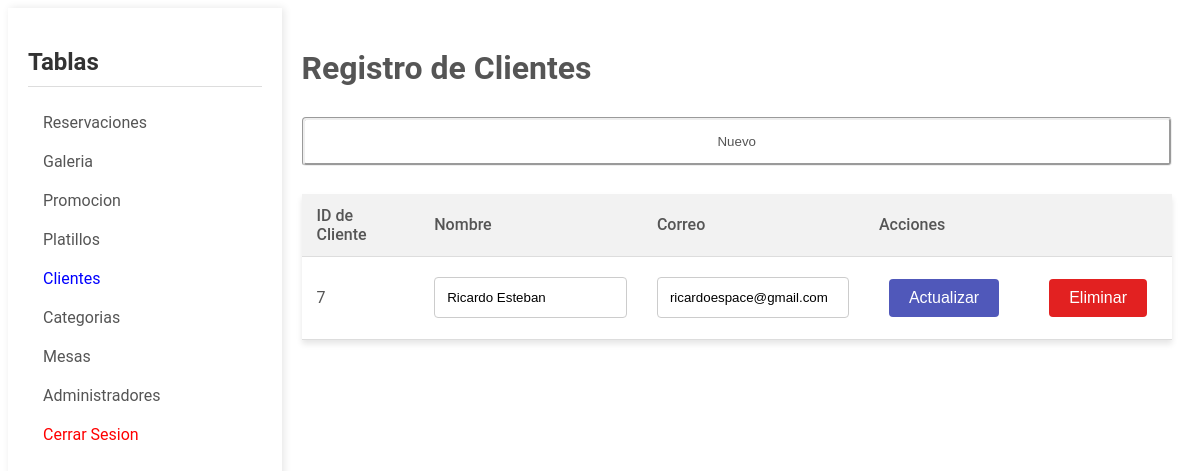
Before: /admCliente.php (signed in) with the older database file.
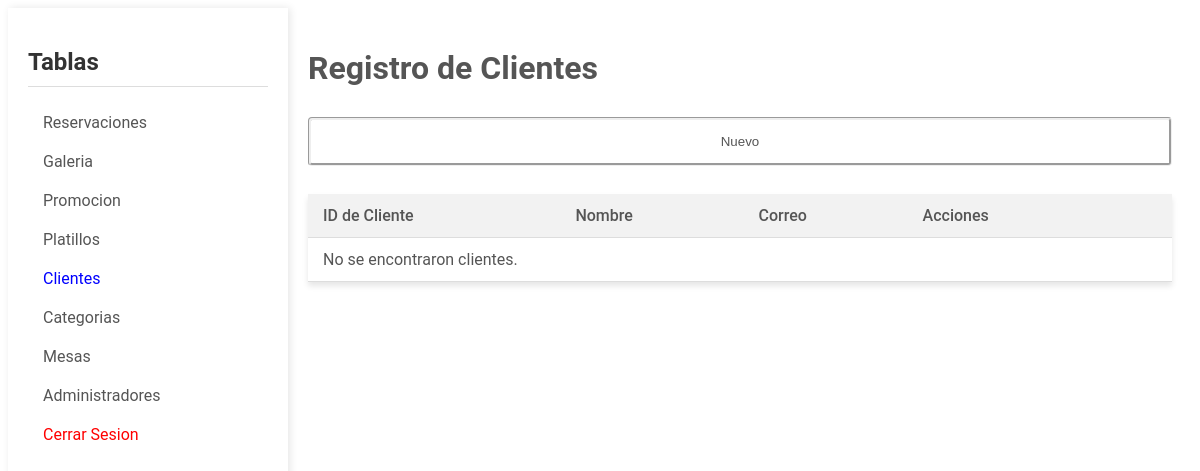
After: the same page with the newer database file.
### tables this page shows
CREATE TABLE `cliente` (
  `idCliente` int(11) NOT NULL,
  `nombre` varchar(100) DEFAULT NULL,
  `correo` varchar(50) DEFAULT NULL
);

### dao/Database.php (called while the page is built, shortened)
<?php
class Database
{
    private static $instance = null;
    private function __construct()
    {
        $dsn = 'mysql:host=localhost;dbname=higal';
        $username = 'esteban';
        $password = '@Database23';
        $options = [
            PDO::ATTR_PERSISTENT => true,
            PDO::ATTR_ERRMODE => PDO::ERRMODE_EXCEPTION
        ];
        try {
            $this->pdo = new PDO($dsn, $username, $password, $options);
        } catch (PDOException $e) {
            echo 'Connection failed: ' . $e->getMessage();
        }
    }
    public static function getInstance()
    {
        if (self::$instance === null) {
            self::$instance = new Database();
        }
        return self::$instance->pdo;
    }
}

### dao/clienteDAO.php (called while the page is built, shortened)
<?php
require_once 'Database.php';
class ClienteDAO
{
    private $pdo;
    public function __construct()
    {
        $this->pdo = Database::getInstance();
    }
    public function obtenerClientes()
    {
        try {
            $sql = "SELECT idCliente, nombre, correo FROM cliente";
            $stmt = $this->pdo->prepare($sql);
            $stmt->execute();
            $datos = $stmt->fetchAll(PDO::FETCH_ASSOC);
            return $datos;
        } catch (PDOException $e) {
            echo "Error: " . $e->getMessage();
            return false;
        }
    }
}

### admCliente.php (the view, shortened to what this page needs)
<?php
include 'dao/clienteDAO.php';
?>
<!DOCTYPE html>
<html lang="es">
<head>
    <link rel="stylesheet" href="assets/css/adminPanel.css">
</head>
<body>
    <div class="container">
        <aside class="sidebar">
            <h2>Tablas</h2>
            <ul>
                <li><a href="admReservacion.php">Reservaciones</a></li>
                <li><a href="admGaleria.php">Galeria</a></li>
                <li><a href="admPromocion.php">Promocion</a></li>
                <li><a href="admPlatillo.php">Platillos</a></li>
                <li><a href="admCliente.php" style="color:blue;">Clientes</a></li>
                <li><a href="admCategoria.php">Categorias</a></li>
                <li><a href="admMesa.php">Mesas</a></li>
                <li><a href="admAdmin.php">Administradores</a></li>
                <li><a href="controller/sesionKiller.php" style="color:#ff0000;">Cerrar Sesion</a></li>
            </ul>
        </aside>
        <main class="content">
            <h1>Registro de Clientes</h1>
            <button onclick="mostrarFormulario()">Nuevo</button>
            <table>
                <thead>
                    <tr>
                        <th>ID de Cliente</th>
                        <th>Nombre</th>
                        <th>Correo</th>
                        <th>Acciones</th>
                        <th></th>
                    </tr>
                </thead>
                <tbody>
                    <?php
                    $clienteDAO = new ClienteDAO();
                    $datos = $clienteDAO->obtenerClientes();
                    if ($datos !== false && count($datos) > 0) {
                        foreach ($datos as $row) {
                            echo "
                        <tr>
                            <form action='controller/clienteLogic.php' method='post'>
                                <td><input type='hidden' name='idCliente' value='" . htmlspecialchars($row["idCliente"]) . "'>
                                    " . htmlspecialchars($row["idCliente"]) . "
                                </td>
                                <td><input type='text' name='nombre' value='" . htmlspecialchars($row["nombre"]) . "'></td>
                                <td><input type='email' name='correo' value='" . htmlspecialchars($row["correo"]) . "'></td>
                                <td>
                                    <input type='hidden' name='action' value='update'>
                                    <input type='submit' style='background-color: #5058ba; margin:10px; color: white; padding: 10px 20px; border: none; border-radius: 4px; cursor: pointer; font-size: 16px;' value='Actualizar'>
                                </td>
                            </form>
                            <td>
                                <form action='controller/clienteLogic.php' method='post'>
                                    <input type='hidden' name='idCliente' value='" . htmlspecialchars($row["idCliente"]) . "'>
                                    <input type='hidden' name='action' value='delete'>
                                    <input type='submit' style='background-color: #e22121; margin:10px; color: white; padding: 10px 20px; border: none; border-radius: 4px; cursor: pointer; font-size: 16px;' value='Eliminar'>
                                </form>
                            </td>
                        </tr>";
                        }
                    } else {
                        echo "<tr><td colspan='5'>No se encontraron clientes.</td></tr>";
                    }
                    ?>
                </tbody>
            </table>
        </main>
    </div>
</body>
</html>

Changed rows visible on the page:
removed cliente: idCliente "7", nombre "Ricardo Esteban", correo "ricardoespace@gmail.com"
Other visible differences:
text now shown: "No se encontraron clientes."
